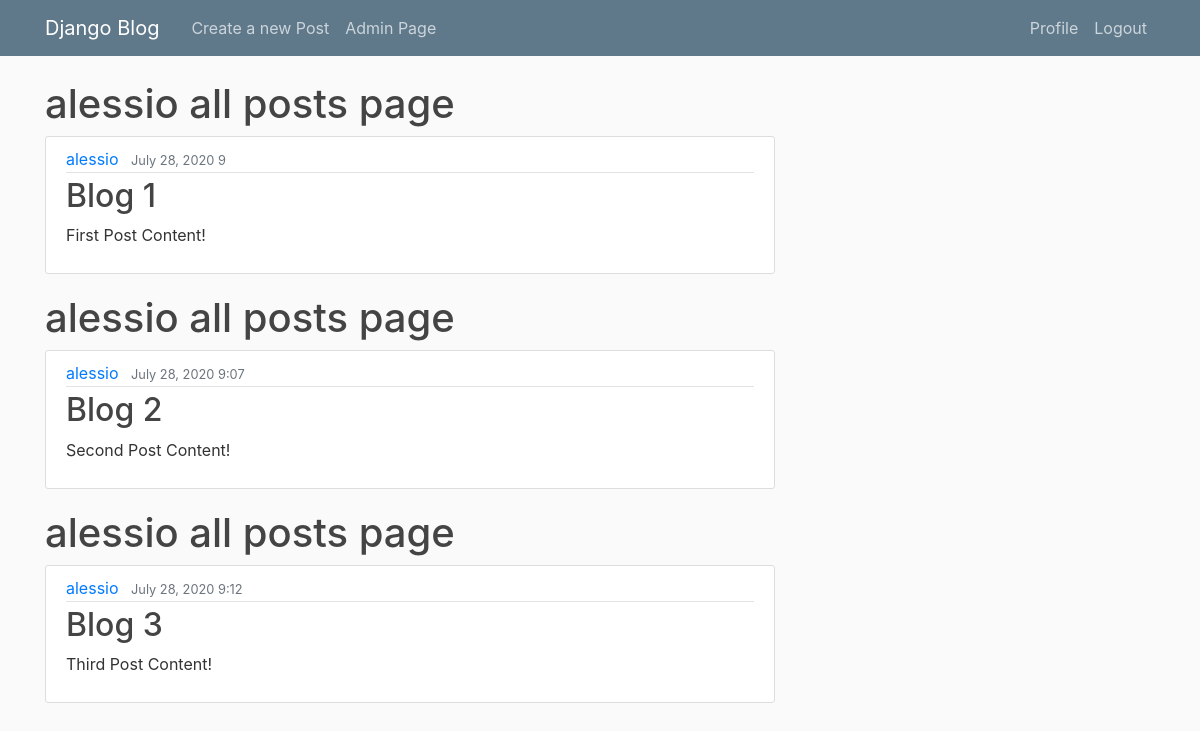
Before: /1 with the older database file.
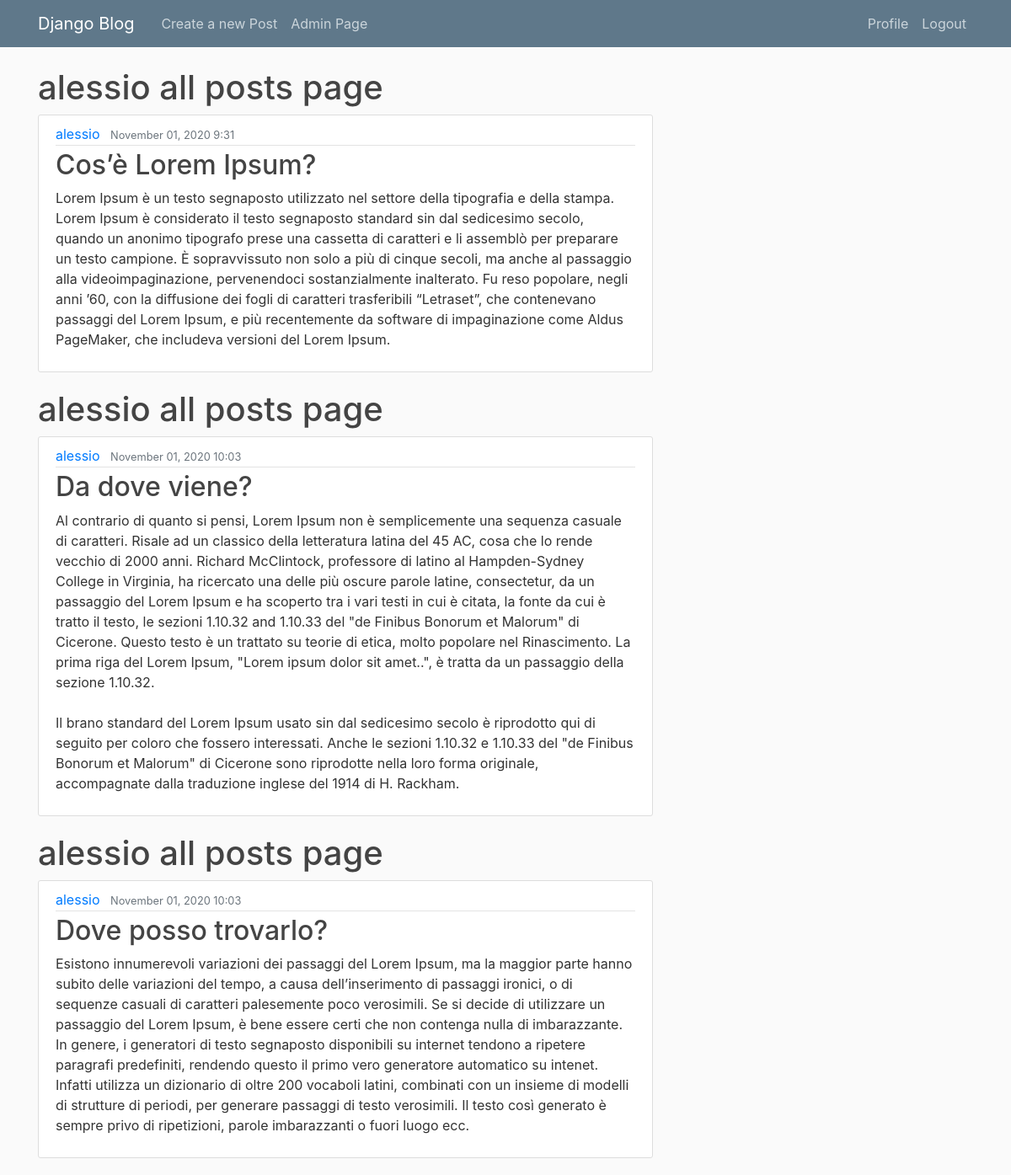
After: the same page with the newer database file.
### blog/models.py (models this page shows, shortened)
class Post(models.Model):
    title = models.CharField(max_length=100)
    content = models.TextField()
    post_date = models.DateTimeField(default=timezone.now)
    author = models.ForeignKey(User, on_delete=models.CASCADE) # if a user is deleted also the post is deleted

### users/views.py (the view)
# urls.py: path('<int:pk>', views.user_detail, name = 'user_detail'),
def user_detail(request, pk):
    user = get_object_or_404(User, pk=pk)
    posts = Post.objects.filter(author = user)
    context = {
        'user': user,
        'posts': posts,
    }
    return render(request, 'users/user_detail.html', context)

### users/templates/users/user_detail.html
{% extends 'blog/base.html' %}
{% block content%}
{% for post in posts%}
<h1>{{user.username}} all posts page</h1>
<article class="media content-section">
    <div class="media-body">
      <div class="article-metadata">
        <a class="mr-2" href="#">{{ post.author }}</a>
        <small class="text-muted">{{ post.post_date |date:"F d, Y f" }}</small>
      </div>
      <h2><a class="article-title" href="#">{{ post.title }}</a></h2>
      <p class="article-content">{{ post.content }}</p>
    </div>
  </article>
{% endfor %}
{% endblock %}

### blog/templates/blog/base.html (shortened to what this page needs)
{% load static %}
<!DOCTYPE html>
<html lang="en">
    <head>
        <link rel="stylesheet" href="https://maxcdn.bootstrapcdn.com/bootstrap/4.0.0/css/bootstrap.min.css">
        <link rel="stylesheet" type="text/css" href="{% static 'blog/main.css'%}">
    </head>
    <body>
        <header class="site-header">
            <nav class="navbar navbar-expand-md navbar-dark bg-steel fixed-top">
                <div class="container">
                    <a class="navbar-brand mr-4" {% if user.is_authenticated %} href="{% url 'blog-home' %}" {% else %} href="{% url 'login' %}" {% endif %}>Django Blog
          </a>
                    <div class="collapse navbar-collapse" id="navbarToggle">
                        <div class="navbar-nav mr-auto">
                            {% if user.is_authenticated %}
                                <a class="nav-item nav-link" href="{% url 'new-post' %}"> Create a new Post</a>
                            {% endif %}
                            {% if user.is_superuser %}
                                <a class="nav-item nav-link" href="{% url 'user_posts_count' %}"> Admin Page</a>
                            {% endif %}
                        </div>
                        <div class="navbar-nav">
                            {% if user.is_authenticated %}
                            <a class="nav-item nav-link" href="{% url 'profile' %}">Profile</a>
                            <a class="nav-item nav-link" href="{% url 'logout' %}">Logout</a> {% else %}
                            <a class="nav-item nav-link" href="{% url 'login' %}">Login</a>
                            <a class="nav-item nav-link" href="{% url 'register' %}">Register</a> {% endif %}
                        </div>
                    </div>
                </div>
            </nav>
        </header>
        <main role="main" class="container">
            <div class="row">
                <div class="col-md-8">
                     {% block content %} {% endblock %}
                </div>
        </main>
    </body>
</html>

### blog/static/blog/main.css (style rules this page uses)
body { background: #fafafa; color: #333333; margin-top: 5rem; }
h1, h2, h3, h4, h5, h6 { color: #444444; }
.bg-steel { background-color: #5f788a; }
.site-header .navbar-nav .nav-link { color: #cbd5db; }
.content-section { background: #ffffff; padding: 10px 20px; border: 1px solid #dddddd; border-radius: 3px; margin-bottom: 20px; }
.article-title { color: #444444; }
.article-content { white-space: pre-line; }
.article-metadata { padding-bottom: 1px; margin-bottom: 4px; border-bottom: 1px solid #e3e3e3 }

Changed rows visible on the page:
removed Post: {{ user.username }} "alessio", author "alessio", post_date "July 28, 2020 9", title "Blog 1", content "First Post Content!"
removed Post: {{ user.username }} "alessio", author "alessio", post_date "July 28, 2020 9:07", title "Blog 2", content "Second Post Content!"
removed Post: {{ user.username }} "alessio", author "alessio", post_date "July 28, 2020 9:12", title "Blog 3", content "Third Post Content!"
added Post: {{ user.username }} "alessio", author "alessio", post_date "November 01, 2020 9:31", title "Cos’è Lorem Ipsum?", content "Lorem Ipsum è un testo segnaposto utilizzato nel settore della tipografia e della stampa. Lorem Ipsum è considerato il testo segnaposto standard sin dal sedicesimo secolo, quando un anonimo tipografo prese una cassetta di caratteri e li assemblò per preparare un testo campione. È sopravvissuto non solo a più di cinque secoli, ma anche al passaggio alla videoimpaginazione, pervenendoci sostanzialmente inalterato. Fu reso popolare, negli anni ’60, con la diffusione dei fogli di caratteri trasferibili “Letraset”, che contenevano passaggi del Lorem Ipsum, e più recentemente da software di impaginazione come Aldus PageMaker, che includeva versioni del Lorem Ipsum."
added Post: {{ user.username }} "alessio", author "alessio", post_date "November 01, 2020 10:03", title "Da dove viene?", content "Al contrario di quanto si pensi, Lorem Ipsum non è semplicemente una sequenza casuale di caratteri. Risale ad un classico della letteratura latina del 45 AC, cosa che lo rende vecchio di 2000 anni. Richard McClintock, professore di latino al Hampden-Sydney College in Virginia, ha ricercato una delle più oscure parole latine, consectetur, da un passaggio del Lorem Ipsum e ha scoperto tra i vari testi in cui è citata, la fonte da cui è tratto il testo, le sezioni 1.10.32 and 1.10.33 del \"de Finibus Bonorum et Malorum\" di Cicerone. Questo testo è un trattato su teorie di etica, molto popolare nel Rinascimento. La prima riga del Lorem Ipsum, \"Lorem ipsum dolor sit amet..\", è tratta da un…"
added Post: {{ user.username }} "alessio", author "alessio", post_date "November 01, 2020 10:03", title "Dove posso trovarlo?", content "Esistono innumerevoli variazioni dei passaggi del Lorem Ipsum, ma la maggior parte hanno subito delle variazioni del tempo, a causa dell’inserimento di passaggi ironici, o di sequenze casuali di caratteri palesemente poco verosimili. Se si decide di utilizzare un passaggio del Lorem Ipsum, è bene essere certi che non contenga nulla di imbarazzante. In genere, i generatori di testo segnaposto disponibili su internet tendono a ripetere paragrafi predefiniti, rendendo questo il primo vero generatore automatico su intenet. Infatti utilizza un dizionario di oltre 200 vocaboli latini, combinati con un insieme di modelli di strutture di periodi, per generare passaggi di testo verosimili. Il testo…"
